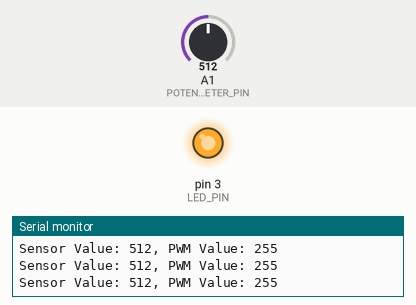
Simulated run of this sketch. Board: Arduino Uno, built with avr-gcc and run on an emulated ATmega328P. On the bench: output pins drawn as LEDs (lit = HIGH), the last lines printed to the serial monitor. The test bench sets the inputs (shaded band); at power-on: A1 (POTENTIOMETER_PIN) = 512.

Above: at 1.2 s.
1.3 s: A1 (POTENTIOMETER_PIN) set to 716
At 2.4 s:
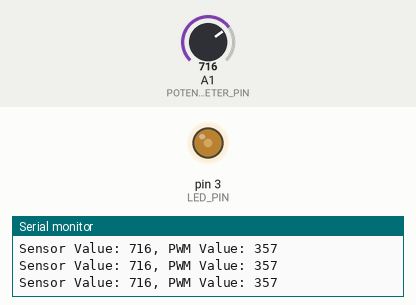
2.8 s: A1 (POTENTIOMETER_PIN) set to 900
At 3.9 s:
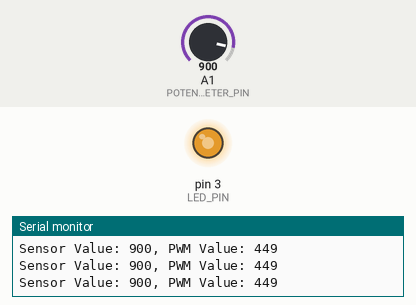
4.3 s: A1 (POTENTIOMETER_PIN) set to 306
At 5.5 s:
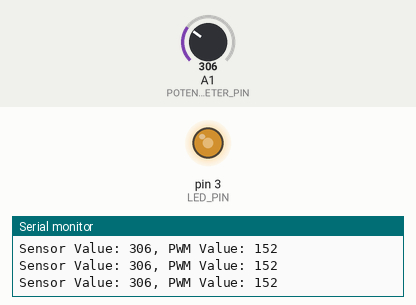
5.8 s: A1 (POTENTIOMETER_PIN) set to 0
At 7.0 s:
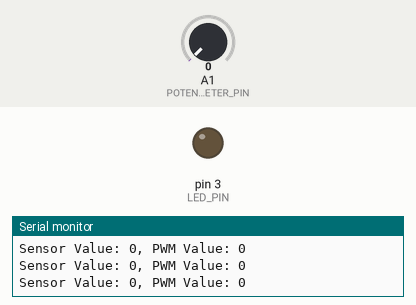
Timing chart, 0 to 8.3 s (numbered marks = the images above; inputs shaded):
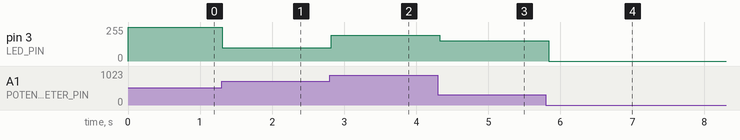

Measured:
- after the input at 1.3 s, pin 3 (LED_PIN): 255/255 → 101/255 at once
- after the input at 2.8 s, pin 3 (LED_PIN): 101/255 → 193/255 at once
- after the input at 4.3 s, pin 3 (LED_PIN): 193/255 → 152/255 at once
- after the input at 5.8 s, pin 3 (LED_PIN): 152/255 → 0/255 at once

The sketch:

dsm1015_hw04.ino
```cpp
/*
    *  Homework 4 - Potentiometer
    *  Author: Douglas Maxwell
    *  Date: 2024-03-04
    *
    *  Description: This program reads the value from a potentiometer and uses it to control the brightness of an LED.
*/

// Constants for the pin numbers
#define POTENTIOMETER_PIN A1
#define LED_PIN 3

// Constant for the PWM step
// 255 is the max value for PWM, (1023/2) is the max value for analogRead with the 10k resistor.
// The volatage of the potentiometer is about 2.5V.
const float PWM_STEP = 255.0 / (1023 / 2);

void setup() {
    // put your setup code here, to run once:
    pinMode(POTENTIOMETER_PIN, INPUT); // set the potentiometer pin as input
    pinMode(LED_PIN, OUTPUT); // set the LED pin as output
    Serial.begin(9600); // start the serial monitor
}

/* The loop function will read the value from the potentiometer and use it to control the brightness of the LED.
* In order to convert the potentiometer value to the PWM value, I will use the PWM_STEP variable as a scaling factor.
* Finally, I will write the PWM value to the LED and print the potentiometer value and the PWM value to the serial monitor.
*/
void loop() {
    // put your main code here, to run repeatedly:
    int potValue = analogRead(POTENTIOMETER_PIN); // read the value from the potentiometer
    int ledValue = potValue * PWM_STEP; // scale the potentiometer value to the PWM value

    analogWrite(LED_PIN, ledValue); // write the PWM value to the LED

    // print the potentiometer value and the PWM value to the serial monitor
    Serial.print("Sensor Value: ");
    Serial.print(potValue);
    Serial.print(", PWM Value: ");
    Serial.println(ledValue);

    // add a short delay to the loop
    delay(100);
}
```
